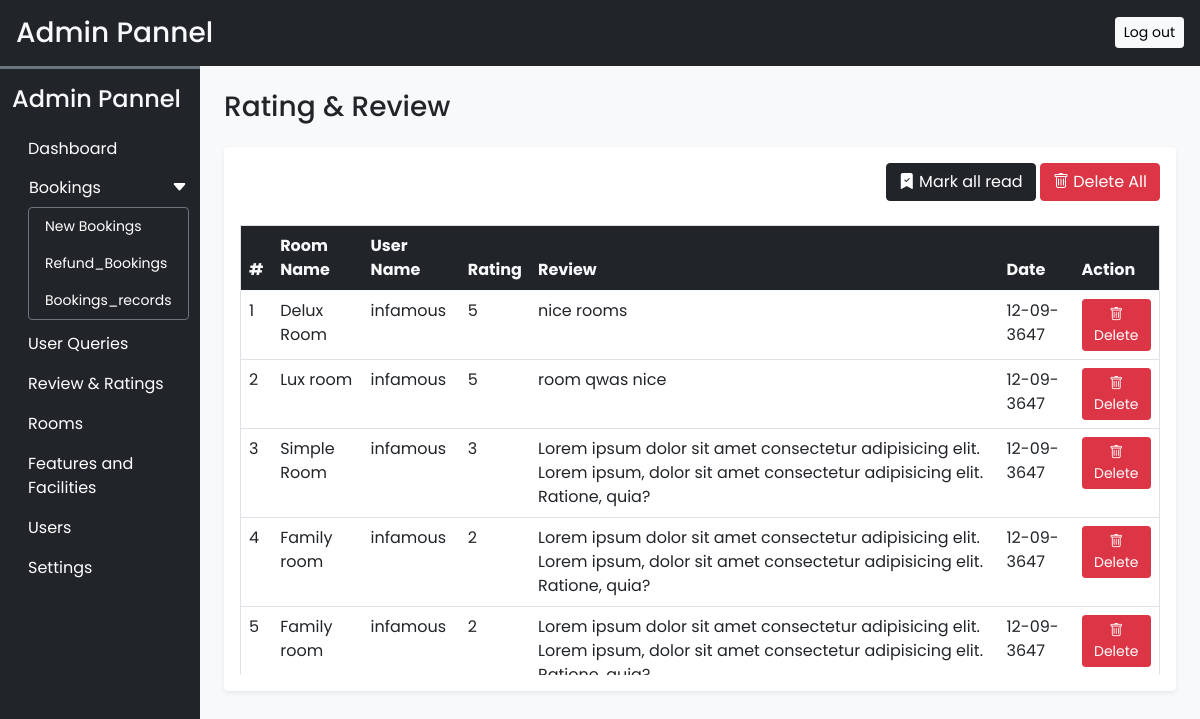
The app's page /admin/rate_review.php (signed in) with its own data.
### tables this page shows
CREATE TABLE `rating_review` (
  `sr_no` int(11) NOT NULL,
  `booking_id` int(11) NOT NULL,
  `room_id` int(11) NOT NULL,
  `user_id` int(11) NOT NULL,
  `rating` int(11) NOT NULL,
  `review` varchar(200) NOT NULL,
  `seen` tinyint(4) NOT NULL DEFAULT 0,
  `datentime` int(11) NOT NULL DEFAULT current_timestamp()
);

CREATE TABLE `rooms` (
  `id` int(11) NOT NULL,
  `name` varchar(100) NOT NULL,
  `location` varchar(200) NOT NULL,
  `area` int(11) NOT NULL,
  `price` int(11) NOT NULL,
  `quantity` int(11) NOT NULL,
  `adult` int(11) NOT NULL,
  `children` int(11) NOT NULL,
  `description` varchar(200) NOT NULL,
  `satus` int(11) NOT NULL DEFAULT 0,
  `removed` int(11) NOT NULL DEFAULT 0
);

CREATE TABLE `user` (
  `sr_no` int(11) NOT NULL,
  `name` varchar(152) NOT NULL,
  `email` varchar(150) NOT NULL,
  `password` varchar(110) NOT NULL,
  `cpassword` varchar(100) NOT NULL,
  `address` varchar(100) NOT NULL,
  `pn` varchar(110) NOT NULL,
  `verification_id` int(11) NOT NULL,
  `verification_status` tinyint(4) NOT NULL DEFAULT 0,
  `resettoken` varchar(222) DEFAULT NULL,
  `resettokenexpire` date DEFAULT NULL
);

### admin/rate_review.php (the view, shortened to what this page needs)
<!DOCTYPE html>
<html lang="en">
<head>
    <?php
        require('inc/links.php');
    ?>
</head>
<body class="bg-light">
    <?php
        require('inc/header.php');
    ?>
    <div class="container-fluid" id="main-content">
        <div class="row ">
            <div class="col-lg-10 ms-auto p-4 overflow-hidden">
               <h3 class="mb-4">Rating & Review</h3>
               <div class="card  border-0 shadow-sm mb-4">
                    <div class="card-body">
                        <div class="text-end mb-4">
                          <a href="?seen=all" class="btn btn-dark  shadow-none">
                          <i class="bi bi-bookmark-check-fill"></i> Mark all read
                          </a>
                          <a href="?del=all" class="btn btn-danger  shadow-none">
                          <i class="bi bi-trash"></i> Delete All
                          </a>
                        </div>
                        <div class="table-responsive-md" style="height:450px; overflow-y: scroll;">
                            <table class="table table-hover border">
                                <thead class="sticky-top">
                                    <tr class="bg-dark text-light">
                                    <th scope="col">#</th>
                                    <th scope="col">Room Name</th>
                                    <th scope="col">User Name</th>
                                    <th scope="col">Rating</th>
                                    <th scope="col">Review</th>
                                    <th scope="col">Date</th>
                                    <th scope="col">Action</th>
                                    </tr>
                                </thead>
                                <tbody>
                                   <?php
                                    $q="SELECT rr.*,uc.name AS uname, r.name AS rname FROM `rating_review` rr
                                    INNER JOIN `user` uc ON rr.user_id=uc.sr_no
                                    INNER JOIN `rooms` r On rr.room_id=r.id
                                    ORDER BY `sr_no` DESC";
                                    $data=mysqli_query($con,$q);
                                    $i=1;
                                    while($row=mysqli_fetch_assoc($data)){
                                        $date=date('d-m-Y',strtotime($row['datentime']));
                                        $seen="";
                                        $seen.="<a href='?del=$row[sr_no]' class='btn btn-sm btn-danger '><i class='bi bi-trash'></i> Delete</a>";
                                        echo<<<query
                                            <tr>
                                                <td>$i</td>
                                                <td>$row[rname]</td>
                                                <td>$row[uname]</td>
                                                <td>$row[rating]</td>
                                                <td>$row[review]</td>
                                                <td>$date</td>
                                                <td>$seen</td>
                                            </tr>
                                        query;
                                        $i++;
                                    }
                                   ?>
                                </tbody>
                            </table>
                        </div>
                    </div>
                </div>
            </div>
        </div>
    </div>
</body>
</html>

### admin/css/common.css (style rules this page uses)
* { font-family: 'Poppins', sans-serif; }

### records on screen
rating_review: room.name "Delux Room", user.name "infamous", rating "5", review "nice rooms", datentime "12-09-3647"
rating_review: room.name "Lux room", user.name "infamous", rating "5", review "room qwas nice", datentime "12-09-3647"
rating_review: room.name "Simple Room", user.name "infamous", rating "3", review "Lorem ipsum dolor sit amet consectetur adipisicing elit. Lorem ipsum, dolor sit amet consectetur adipisicing elit. Ratione, quia?", datentime "12-09-3647"
rating_review: room.name "Family room", user.name "infamous", rating "2", review "Lorem ipsum dolor sit amet consectetur adipisicing elit. Lorem ipsum, dolor sit amet consectetur adipisicing elit. Ratione, quia?", datentime "12-09-3647"
rating_review: room.name "Family room", user.name "infamous", rating "2", review "Lorem ipsum dolor sit amet consectetur adipisicing elit. Lorem ipsum, dolor sit amet consectetur adipisicing elit.…", datentime "12-09-3647"
